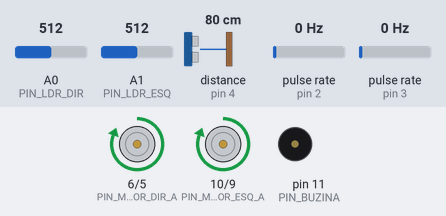
Simulated run of this sketch. Board: Arduino Uno, built with avr-gcc and run on an emulated ATmega328P. On the bench: motor-driver pin pairs drawn as motors (green arrow = first pin HIGH = forward, orange = second pin HIGH = backward, longer = more drive), buzzer (waves = sounding). Wiring (inferred from the names in the program): ultrasonic range finder: trigger pin 7; echo pin 4; 2 × pulse sensor: data pin 2 / data pin 3. The inputs (shaded band) are chosen by the test bench; at power-on: pulse rate (sensors on pin 2, pin 3) 0 Hz, distance to the obstacle (sensor on pin 4) 80 cm, A0 (PIN_LDR_DIR) = 512, A1 (PIN_LDR_ESQ) = 512. The echo pulse lasts 58.3 µs per cm.

Above: at 1.2 s.
1.3 s: pulse rate (sensor on pin 2) set to 4 Hz
4.3 s: distance to the obstacle (sensor on pin 4) set to 45 cm
6.1 s: distance to the obstacle (sensor on pin 4) set to 36 cm
At 6.38 s:
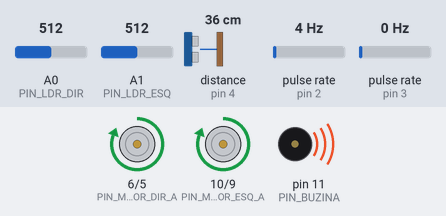
9.1 s: pulse rate (sensor on pin 3) set to 4 Hz
At 11.38 s:
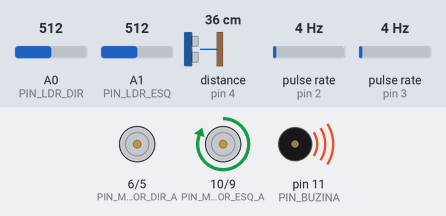
At 11.9 s:
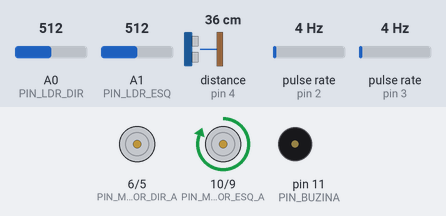
12.1 s: A0 (PIN_LDR_DIR) set to 306
Timing chart, 0 to 18.0 s (numbered marks = the images above; inputs shaded):
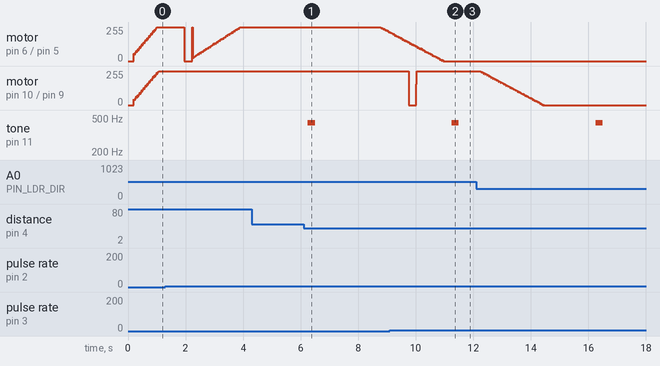

The sketch:

seguidor-de-linha.ino
```cpp
#include "Filtro.h"
#include "ArranjoCircular.h"
#include "PID.h"
#include "Encoder.h"

#define PIN_MOTOR_ESQ_A 10
#define PIN_MOTOR_ESQ_B 9
#define PIN_MOTOR_DIR_A 6
#define PIN_MOTOR_DIR_B 5

#define PIN_BUZINA 11

#define PIN_ULTRASSOM_ECHO 4
#define PIN_ULTRASSOM_TRIG 7

#define PIN_ENCODER_DIR 2
#define PIN_ENCODER_ESQ 3

#define PIN_LDR_ESQ A1
#define PIN_LDR_DIR A0

constexpr float pi = 3.14159f;

constexpr float distanciaObstaculoMinima_cm = 40.0f;

constexpr float raioRoda_cm = 3.2f;
constexpr float velMax_cmps = 10.0f;

constexpr float sensibilidadeDeteccaoLinhaEsq_un = 0.45f;
constexpr float sensibilidadeDeteccaoLinhaDir_un = 0.45f;

float distanciaObstaculo_cm = 0.0f;

bool avancar = false;
enum DIRECAO { ESQUERDA, MANTER, DIREITA };
DIRECAO direcao = DIRECAO::MANTER;

bool ldrEsqSobreLinha = false;
bool ldrDirSobreLinha = false;

Encoder<PIN_ENCODER_ESQ> encoderEsq(20);
Encoder<PIN_ENCODER_DIR> encoderDir(20);

void setup() {
    Serial.begin(9600);

    pinMode(PIN_MOTOR_DIR_A, OUTPUT);
    pinMode(PIN_MOTOR_DIR_B, OUTPUT);
    pinMode(PIN_MOTOR_ESQ_A, OUTPUT);
    pinMode(PIN_MOTOR_ESQ_B, OUTPUT);

    pinMode(PIN_BUZINA, OUTPUT);

    pinMode(PIN_ULTRASSOM_ECHO, INPUT);
    pinMode(PIN_ULTRASSOM_TRIG, OUTPUT);

    pinMode(PIN_LDR_DIR, INPUT);
    pinMode(PIN_LDR_ESQ, INPUT);

    encoderEsq.inicializar();
    encoderDir.inicializar();
}

void loop() {

    tarefaSensorUltrassonico();
    tarefaSensoresLDR();
    tarefaControlarMotores();
    //tarefaDegub();

    {
        static long tempoUltimoToque_ms = 0;
        if (distanciaObstaculo_cm < distanciaObstaculoMinima_cm) {
            if (millis() - tempoUltimoToque_ms >= 5000) {
                tempoUltimoToque_ms = millis();
                tone(PIN_BUZINA, 440, 250);
            }

            avancar = false;
        }
        else {
            tempoUltimoToque_ms = 0;
            avancar = true;
        }
    }

    if (ldrDirSobreLinha) {
        direcao = DIRECAO::DIREITA;
    }
    else if (ldrEsqSobreLinha) {
        direcao = DIRECAO::ESQUERDA;
    }
    else {
        direcao = DIRECAO::MANTER;
    }

}


void tarefaSensorUltrassonico() {
    static constexpr int periodoAmostragem_ms = 30;

    static Filtro<float, 10> filtro(distanciaObstaculo_cm);
    static long tempoUltimaAmostra_ms = 0;

    if (millis() - tempoUltimaAmostra_ms >= periodoAmostragem_ms) {
        tempoUltimaAmostra_ms = millis();
        filtro.inserirAmostra(medirDistancia_cm());
    }
}
float medirDistancia_cm() {
    digitalWrite(PIN_ULTRASSOM_TRIG, HIGH);
    delayMicroseconds(10);
    digitalWrite(PIN_ULTRASSOM_TRIG, LOW);
    float atrasoEcoUs = pulseIn(PIN_ULTRASSOM_ECHO, HIGH);
    return 0.017f * atrasoEcoUs;
}

float ldrDir = 0.0f, ldrEsq = 0.0f;
float deltaDir = 0.0f;
float deltaEsq = 0.0f;
void tarefaSensoresLDR() {

    ldrDir = (float)analogRead(PIN_LDR_DIR) / 1024.0f;
    ldrEsq = (float)analogRead(PIN_LDR_ESQ) / 1024.0f;

    ldrDirSobreLinha = ldrDir < sensibilidadeDeteccaoLinhaDir_un;
    ldrEsqSobreLinha = ldrEsq < sensibilidadeDeteccaoLinhaEsq_un;
}

static PID
    pidVelEsq(0.2f, 4.0f, 0.1f, 1.0f, 0.0f, 1.0f, 0.0f),
    pidVelDir(0.3f, 4.0f, 0.1f, 1.0f, 0.0f, 1.0f, 0.0f);

void tarefaControlarMotores() {
    static unsigned long tp0 = 0;
    static float freqEsq = 0.0f, freqDir = 0.0f;
    static Filtro<float, 8> filtroFreqEsq(freqEsq), filtroFreqDir(freqDir);

    if (millis() - tp0 >= 10) {
        tp0 += 10;

        float freqCruDir = encoderDir.pegarFrequencia_Hz();
        float freqCruEsq = encoderEsq.pegarFrequencia_Hz();

        filtroFreqDir.inserirAmostra(freqCruDir);
        filtroFreqEsq.inserirAmostra(freqCruEsq);


        pidVelDir.atualizar(
            direcao != DIRECAO::DIREITA && avancar
                ? velMax_cmps / (2.0f * pi * raioRoda_cm)
                : 0.0f,
            freqDir
        );
        pidVelEsq.atualizar(
            direcao != DIRECAO::ESQUERDA && avancar
                ? velMax_cmps / (2.0f * pi * raioRoda_cm)
                : 0.0f,
            freqEsq
        );


        defPotenciaMotorDireito(pidVelDir.c);
        defPotenciaMotorEsquerdo(pidVelEsq.c);
    }
}
void defPotenciaMotorDireito(float pot_un) {
    static float ultimoPot = 0.0f;
    if (ultimoPot != pot_un) {
        if (pot_un >= 0.0f) {
            analogWrite(PIN_MOTOR_DIR_A, pot_un * 255.0f);
            digitalWrite(PIN_MOTOR_DIR_B, LOW);
        }
        else {
            analogWrite(PIN_MOTOR_DIR_B, pot_un * 255.0f);
            digitalWrite(PIN_MOTOR_DIR_A, LOW);
        }
        ultimoPot = pot_un;
    }
}
void defPotenciaMotorEsquerdo(float pot_un) {
    static float ultimoPot = 0.0f;
    if (ultimoPot != pot_un) {
        if (pot_un >= 0.0f) {
            analogWrite(PIN_MOTOR_ESQ_A, pot_un * 255.0f);
            digitalWrite(PIN_MOTOR_ESQ_B, LOW);
        }
        else {
            analogWrite(PIN_MOTOR_ESQ_B, pot_un * 255.0f);
            digitalWrite(PIN_MOTOR_ESQ_A, LOW);
        }
        ultimoPot = pot_un;
    }
}


void tarefaDegub() {
    static long tempoUltimoPrint_ms = 0;

    if (millis() - tempoUltimoPrint_ms >= 300) {
        tempoUltimoPrint_ms = millis();

        //Serial.print(ldrEsq);
        //Serial.print("; ");
        //Serial.print(ldrEsqSobreLinha);
        //Serial.print("; ");
        //Serial.print(ldrDir);
        //Serial.print("; ");
        //Serial.print(ldrDirSobreLinha);
        //Serial.print("; ");

        Serial.print(encoderEsq.pegarFrequencia_Hz());
        Serial.print("; ");
        Serial.print(pidVelEsq.r);
        Serial.print("; ");
        Serial.print(pidVelEsq.y);
        Serial.print("; ");
        Serial.print(pidVelEsq.c);
        Serial.print("; ");

        Serial.print(encoderDir.pegarFrequencia_Hz());
        Serial.print("; ");
        Serial.print(pidVelDir.r);
        Serial.print("; ");
        Serial.print(pidVelDir.y);
        Serial.print("; ");
        Serial.print(pidVelDir.c);
        Serial.print("; ");

        Serial.println();
    }
}
```

ArranjoCircular.h
```cpp
#ifndef ARRANJO_CIRCULAR_H
#define ARRANJO_CIRCULAR_H

template <typename T, int TAM>
class ArranjoCircular {
public:
    static constexpr int tam = TAM;
private:
    T arr[TAM] = { 0 };
    int inicio = 0;

public:
    T pegarMedia() {
        float soma = 0.0f;
        for (int i = 0; i < TAM; i++) {
            soma += arr[i];
        }
        return (T)(soma / (float)TAM);
    }
    void inserir(const T& valor) {
        arr[inicio] = valor;
        inicio = (inicio + 1) % TAM;
    }
    T& operator[](int n) {
        return arr[(inicio + n + TAM) % TAM];
    }
};

#endif
```

Encoder.h
```cpp
#ifndef ENCODER_OTICO_H
#define ENCODER_OTICO_H
#include "Arduino.h"
#include "ArranjoCircular.h"

template <char PIN_ENCODER>
class Encoder {
private:
    static constexpr int TAM_FILTRO = 2;
    static ArranjoCircular<unsigned long, TAM_FILTRO> tempos;
    static unsigned char nFrestas;
public:
    Encoder(unsigned char nFrestas) {
        this->nFrestas = nFrestas;
        for (int i = 0; i < TAM_FILTRO; i++) {
            tempos[i] = 100000 * i;
        }
    }
    static void inicializar() {
        attachInterrupt(digitalPinToInterrupt(PIN_ENCODER), interrupt, RISING);
    }
    static float pegarPeriodo_s() {
        float num = 0.0f;
        float den = tempos[-1] - tempos[0];
        for (int i = 1; i < TAM_FILTRO; i++) {
            unsigned long dt = tempos[-i] - tempos[-i - 1];
            num += dt * dt;
        }
        unsigned long dt = millis() - tempos[-1];

        num += (float)dt * (float)dt;
        den += (float)dt;

        return num / den * (float)nFrestas / 1000.0f;
    }
    static float pegarFrequencia_Hz() {
        return 1.0f / pegarPeriodo_s();
    }
public:
    static void interrupt() {
        static constexpr int freqMinimaDetectavel_Hz = 0.05f;   //frequências abaixo desta reiniciam o descarte de amostras
        static constexpr int nMaxDiscartes = 2;                 //discartar primeiras 2 amostras (geralmente ruins)
        static constexpr float fMaxFreqDeltaRazao = 10.0f;      //máxima razão de frequência entre duas amostras

        static unsigned long tp0 = 0, tp1 = 0;
        static char contDiscartes = 0;

        unsigned long tp2 = millis();
        if (tp2 - tp1 > 1000.0f / (freqMinimaDetectavel_Hz * nFrestas)) {
            contDiscartes = 0;
        }
        if (contDiscartes < nMaxDiscartes) {
            contDiscartes++;
        }
        else if (float(tp1 - tp0) / float(tp2 - tp1) < fMaxFreqDeltaRazao) {
            tempos.inserir(tp2);
        }
        tp0 = tp1;
        tp1 = tp2;
    }
};

template <char PIN_ENCODER>
ArranjoCircular<unsigned long, 2> Encoder<PIN_ENCODER>::tempos;

template <char PIN_ENCODER>
unsigned char Encoder<PIN_ENCODER>::nFrestas;

#endif
```

Filtro.h
```cpp
#ifndef FILTRO_H
#define FILTRO_H

template <typename T, int TAM>
class Filtro {
private:
    T amostras[TAM] = { 0 };    //amostras em ordem de chegada
    int ordem[TAM];             //indexadores de amostras em ordem crescente
    int k = 0;
    T& saida;

public:
    Filtro(T& saida): saida(saida) {
        for (int i = 0; i < TAM; i++) ordem[i] = i;
    }

    void inserirAmostra(T amostra) {
        amostras[k] = amostra;

        //ordenar amostras
        int i = 0;
        for (; i < TAM && ordem[i] != k; i++);
        for (; i + 1 < TAM && amostras[ordem[i]] > amostras[ordem[i + 1]]; i++) {
            int temp = ordem[i];
            ordem[i] = ordem[i + 1];
            ordem[i + 1] = temp;
        }
        for (; i - 1 >= 0 && amostras[ordem[i]] < amostras[ordem[i - 1]]; i--) {
            int temp = ordem[i];
            ordem[i] = ordem[i - 1];
            ordem[i - 1] = temp;
        }

        // extrair média dos valores medianos
        T media = 0;
        for (int i = TAM / 4, j = TAM -1 -i; i <= j; i++) {
            media += amostras[ordem[i]];
        }
        media /= TAM - 2 * (TAM/4);
        saida = media;

        k = (k + 1) % TAM;
    }
};

#endif
```

PID.cpp
```cpp
#include "PID.h"
#include "Arduino.h"

PID::PID(float kp, float ki, float kd, float c_max, float c_min, float i_max, float i_min)
    : kp(kp), ki(ki), kd(kd), c_max(c_max), c_min(c_min), i_max(i_max), i_min(i_min) {
}

void PID::atualizar(float r, float y) {
    this->r = r;
    this->y = y;


    int tp1 = micros() % (1 << (sizeof(tp0) * 8 - 1));
    if (tp1 < tp0) {
        tp0 -= 1 << (sizeof(tp0) * 8 - 1);
    }
    float dt = float(tp1 - tp0) / 1000000.0f;
    tp0 = tp1;


    float e1 = e0;
    float novo_e = r - y;
    if (novo_e == novo_e) e1 = novo_e;

    float novo_i = i + e1 * dt;
    if (novo_i == novo_i) i = novo_i;
    i = max(i_min, min(i_max, i));

    c = kp * e1 + ki * i + kd * (e1 - e0);
    c = max(c_min, min(i_max, c));

    e0 = e1;
}
```

PID.h
```cpp
#ifndef PID_H
#define PID_H

class PID {
private:
    float e0 = 0.0f;
    int tp0 = 0;
public:
    float kp, ki, kd;
    float i, r, y, c;
    float c_max, c_min, i_max, i_min;
    PID(float kp, float ki, float kd, float c_max, float c_min, float i_max, float i_min);
    void atualizar(float r, float y);
};

#endif
```

Measured:
- the behaviour switches between 41 and 40 cm on distance to the obstacle (sensor on pin 4) (found by bisection; images 0 and 1)
- after the input at 4.3 s, every drawn part: stays the same
- after the input at 6.1 s, tone on pin 11 (PIN_BUZINA): silent → 440 Hz after 0.15 s, → silent 0.25 s later
- after the input at 9.1 s, motor on pin 10 (PIN_MOTOR_ESQ_A) / pin 9 (PIN_MOTOR_ESQ_B): forward 255/255 → stopped after 0.65 s, → forward 255/255 0.27 s later
